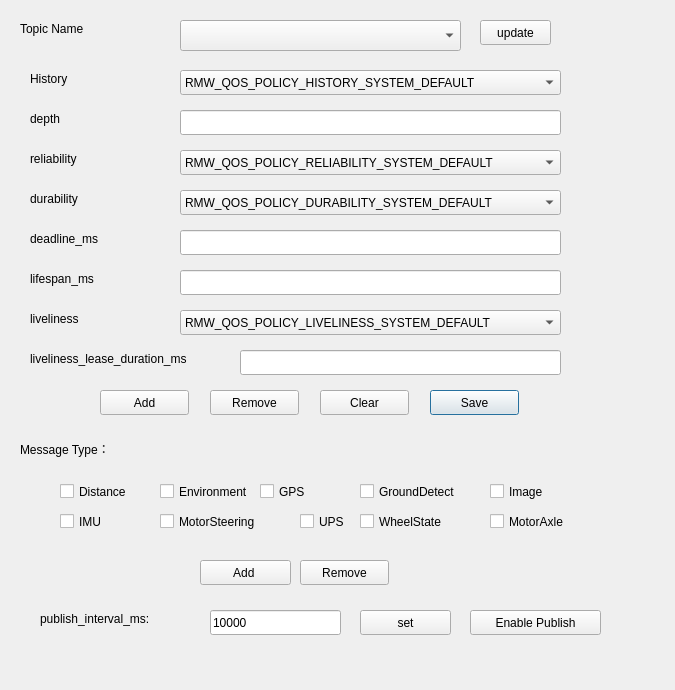
<?xml version="1.0" encoding="UTF-8"?>
<ui version="4.0">
 <class>QosDeviceDialog</class>
 <widget class="QDialog" name="QosDeviceDialog">
  <property name="geometry">
   <rect>
    <x>0</x>
    <y>0</y>
    <width>675</width>
    <height>690</height>
   </rect>
  </property>
  <property name="windowTitle">
   <string>Dialog</string>
  </property>
  <widget class="QComboBox" name="comboBox">
   <property name="geometry">
    <rect>
     <x>180</x>
     <y>20</y>
     <width>281</width>
     <height>31</height>
    </rect>
   </property>
  </widget>
  <widget class="QLabel" name="label">
   <property name="geometry">
    <rect>
     <x>20</x>
     <y>20</y>
     <width>101</width>
     <height>17</height>
    </rect>
   </property>
   <property name="text">
    <string>Topic Name</string>
   </property>
  </widget>
  <widget class="QLabel" name="label_2">
   <property name="geometry">
    <rect>
     <x>30</x>
     <y>70</y>
     <width>67</width>
     <height>17</height>
    </rect>
   </property>
   <property name="text">
    <string>History</string>
   </property>
  </widget>
  <widget class="QLabel" name="label_3">
   <property name="geometry">
    <rect>
     <x>30</x>
     <y>110</y>
     <width>67</width>
     <height>17</height>
    </rect>
   </property>
   <property name="text">
    <string>depth</string>
   </property>
  </widget>
  <widget class="QLabel" name="label_4">
   <property name="geometry">
    <rect>
     <x>30</x>
     <y>150</y>
     <width>67</width>
     <height>17</height>
    </rect>
   </property>
   <property name="text">
    <string>reliability</string>
   </property>
  </widget>
  <widget class="QLabel" name="label_5">
   <property name="geometry">
    <rect>
     <x>30</x>
     <y>190</y>
     <width>67</width>
     <height>17</height>
    </rect>
   </property>
   <property name="text">
    <string>durability</string>
   </property>
  </widget>
  <widget class="QLabel" name="label_6">
   <property name="geometry">
    <rect>
     <x>30</x>
     <y>230</y>
     <width>101</width>
     <height>17</height>
    </rect>
   </property>
   <property name="text">
    <string>deadline_ms</string>
   </property>
  </widget>
  <widget class="QLabel" name="label_7">
   <property name="geometry">
    <rect>
     <x>30</x>
     <y>270</y>
     <width>91</width>
     <height>17</height>
    </rect>
   </property>
   <property name="text">
    <string>lifespan_ms</string>
   </property>
  </widget>
  <widget class="QLabel" name="label_8">
   <property name="geometry">
    <rect>
     <x>30</x>
     <y>310</y>
     <width>81</width>
     <height>17</height>
    </rect>
   </property>
   <property name="text">
    <string>liveliness</string>
   </property>
  </widget>
  <widget class="QLabel" name="label_9">
   <property name="geometry">
    <rect>
     <x>30</x>
     <y>350</y>
     <width>211</width>
     <height>17</height>
    </rect>
   </property>
   <property name="text">
    <string>liveliness_lease_duration_ms</string>
   </property>
  </widget>
  <widget class="QPushButton" name="pushButton">
   <property name="geometry">
    <rect>
     <x>430</x>
     <y>390</y>
     <width>89</width>
     <height>25</height>
    </rect>
   </property>
   <property name="text">
    <string>Save</string>
   </property>
  </widget>
  <widget class="QComboBox" name="comboBox_2">
   <property name="geometry">
    <rect>
     <x>180</x>
     <y>70</y>
     <width>381</width>
     <height>25</height>
    </rect>
   </property>
   <item>
    <property name="text">
     <string>RMW_QOS_POLICY_HISTORY_SYSTEM_DEFAULT</string>
    </property>
   </item>
   <item>
    <property name="text">
     <string>RMW_QOS_POLICY_HISTORY_KEEP_LAST</string>
    </property>
   </item>
   <item>
    <property name="text">
     <string>RMW_QOS_POLICY_HISTORY_KEEP_ALL</string>
    </property>
   </item>
   <item>
    <property name="text">
     <string>RMW_QOS_POLICY_HISTORY_UNKNOWN</string>
    </property>
   </item>
  </widget>
  <widget class="QComboBox" name="comboBox_3">
   <property name="geometry">
    <rect>
     <x>180</x>
     <y>150</y>
     <width>381</width>
     <height>25</height>
    </rect>
   </property>
   <item>
    <property name="text">
     <string>RMW_QOS_POLICY_RELIABILITY_SYSTEM_DEFAULT</string>
    </property>
   </item>
   <item>
    <property name="text">
     <string>RMW_QOS_POLICY_RELIABILITY_RELIABLE</string>
    </property>
   </item>
   <item>
    <property name="text">
     <string>RMW_QOS_POLICY_RELIABILITY_BEST_EFFORT</string>
    </property>
   </item>
   <item>
    <property name="text">
     <string>RMW_QOS_POLICY_RELIABILITY_UNKNOWN</string>
    </property>
   </item>
  </widget>
  <widget class="QComboBox" name="comboBox_4">
   <property name="geometry">
    <rect>
     <x>180</x>
     <y>190</y>
     <width>381</width>
     <height>25</height>
    </rect>
   </property>
   <item>
    <property name="text">
     <string>RMW_QOS_POLICY_DURABILITY_SYSTEM_DEFAULT</string>
    </property>
   </item>
   <item>
    <property name="text">
     <string>RMW_QOS_POLICY_DURABILITY_TRANSIENT_LOCAL</string>
    </property>
   </item>
   <item>
    <property name="text">
     <string>RMW_QOS_POLICY_DURABILITY_VOLATILE</string>
    </property>
   </item>
   <item>
    <property name="text">
     <string>RMW_QOS_POLICY_DURABILITY_UNKNOWN</string>
    </property>
   </item>
  </widget>
  <widget class="QComboBox" name="comboBox_5">
   <property name="geometry">
    <rect>
     <x>180</x>
     <y>310</y>
     <width>381</width>
     <height>25</height>
    </rect>
   </property>
   <item>
    <property name="text">
     <string>RMW_QOS_POLICY_LIVELINESS_SYSTEM_DEFAULT</string>
    </property>
   </item>
   <item>
    <property name="text">
     <string>RMW_QOS_POLICY_LIVELINESS_AUTOMATIC</string>
    </property>
   </item>
   <item>
    <property name="text">
     <string>RMW_DECLARE_DEPRECATED(RMW_QOS_POLICY_LIVELINESS_MANUAL_BY_NODE,RMW_QOS_POLICY_LIVELINESS_MANUAL_BY_NODE_DEPRECATED_MSG)</string>
    </property>
   </item>
   <item>
    <property name="text">
     <string>RMW_QOS_POLICY_LIVELINESS_MANUAL_BY_TOPIC</string>
    </property>
   </item>
   <item>
    <property name="text">
     <string>RMW_QOS_POLICY_LIVELINESS_UNKNOWN</string>
    </property>
   </item>
  </widget>
  <widget class="QLineEdit" name="lineEdit">
   <property name="geometry">
    <rect>
     <x>180</x>
     <y>110</y>
     <width>381</width>
     <height>25</height>
    </rect>
   </property>
  </widget>
  <widget class="QLineEdit" name="lineEdit_2">
   <property name="geometry">
    <rect>
     <x>180</x>
     <y>230</y>
     <width>381</width>
     <height>25</height>
    </rect>
   </property>
  </widget>
  <widget class="QLineEdit" name="lineEdit_3">
   <property name="geometry">
    <rect>
     <x>180</x>
     <y>270</y>
     <width>381</width>
     <height>25</height>
    </rect>
   </property>
  </widget>
  <widget class="QLineEdit" name="lineEdit_4">
   <property name="geometry">
    <rect>
     <x>240</x>
     <y>350</y>
     <width>321</width>
     <height>25</height>
    </rect>
   </property>
  </widget>
  <widget class="QPushButton" name="pushButton_2">
   <property name="geometry">
    <rect>
     <x>100</x>
     <y>390</y>
     <width>89</width>
     <height>25</height>
    </rect>
   </property>
   <property name="text">
    <string>Add</string>
   </property>
  </widget>
  <widget class="QPushButton" name="pushButton_3">
   <property name="geometry">
    <rect>
     <x>210</x>
     <y>390</y>
     <width>89</width>
     <height>25</height>
    </rect>
   </property>
   <property name="text">
    <string>Remove</string>
   </property>
  </widget>
  <widget class="QPushButton" name="pushButton_4">
   <property name="geometry">
    <rect>
     <x>320</x>
     <y>390</y>
     <width>89</width>
     <height>25</height>
    </rect>
   </property>
   <property name="text">
    <string>Clear</string>
   </property>
  </widget>
  <widget class="QPushButton" name="pushButton_5">
   <property name="geometry">
    <rect>
     <x>480</x>
     <y>20</y>
     <width>71</width>
     <height>25</height>
    </rect>
   </property>
   <property name="text">
    <string>update</string>
   </property>
  </widget>
  <widget class="QLabel" name="label_10">
   <property name="geometry">
    <rect>
     <x>40</x>
     <y>610</y>
     <width>151</width>
     <height>17</height>
    </rect>
   </property>
   <property name="text">
    <string>publish_interval_ms:</string>
   </property>
  </widget>
  <widget class="QLineEdit" name="lineEdit_5">
   <property name="geometry">
    <rect>
     <x>210</x>
     <y>610</y>
     <width>131</width>
     <height>25</height>
    </rect>
   </property>
   <property name="text">
    <string>10000</string>
   </property>
  </widget>
  <widget class="QPushButton" name="pushButton_6">
   <property name="geometry">
    <rect>
     <x>470</x>
     <y>610</y>
     <width>131</width>
     <height>25</height>
    </rect>
   </property>
   <property name="text">
    <string>Enable Publish</string>
   </property>
  </widget>
  <widget class="QPushButton" name="pushButton_7">
   <property name="geometry">
    <rect>
     <x>360</x>
     <y>610</y>
     <width>91</width>
     <height>25</height>
    </rect>
   </property>
   <property name="text">
    <string>set</string>
   </property>
  </widget>
  <widget class="QLabel" name="label_11">
   <property name="geometry">
    <rect>
     <x>20</x>
     <y>440</y>
     <width>111</width>
     <height>17</height>
    </rect>
   </property>
   <property name="text">
    <string>Message Type：</string>
   </property>
  </widget>
  <widget class="QPushButton" name="pushButton_8">
   <property name="geometry">
    <rect>
     <x>200</x>
     <y>560</y>
     <width>91</width>
     <height>25</height>
    </rect>
   </property>
   <property name="text">
    <string>Add </string>
   </property>
  </widget>
  <widget class="QPushButton" name="pushButton_9">
   <property name="geometry">
    <rect>
     <x>300</x>
     <y>560</y>
     <width>89</width>
     <height>25</height>
    </rect>
   </property>
   <property name="text">
    <string>Remove</string>
   </property>
  </widget>
  <widget class="QCheckBox" name="checkBox">
   <property name="geometry">
    <rect>
     <x>60</x>
     <y>480</y>
     <width>92</width>
     <height>23</height>
    </rect>
   </property>
   <property name="text">
    <string>Distance</string>
   </property>
  </widget>
  <widget class="QCheckBox" name="checkBox_2">
   <property name="geometry">
    <rect>
     <x>160</x>
     <y>480</y>
     <width>92</width>
     <height>23</height>
    </rect>
   </property>
   <property name="text">
    <string>Environment</string>
   </property>
  </widget>
  <widget class="QCheckBox" name="checkBox_3">
   <property name="geometry">
    <rect>
     <x>260</x>
     <y>480</y>
     <width>92</width>
     <height>23</height>
    </rect>
   </property>
   <property name="text">
    <string>GPS</string>
   </property>
  </widget>
  <widget class="QCheckBox" name="checkBox_4">
   <property name="geometry">
    <rect>
     <x>360</x>
     <y>480</y>
     <width>121</width>
     <height>23</height>
    </rect>
   </property>
   <property name="text">
    <string>GroundDetect</string>
   </property>
  </widget>
  <widget class="QCheckBox" name="checkBox_5">
   <property name="geometry">
    <rect>
     <x>490</x>
     <y>480</y>
     <width>92</width>
     <height>23</height>
    </rect>
   </property>
   <property name="text">
    <string>Image</string>
   </property>
  </widget>
  <widget class="QCheckBox" name="checkBox_6">
   <property name="geometry">
    <rect>
     <x>60</x>
     <y>510</y>
     <width>92</width>
     <height>23</height>
    </rect>
   </property>
   <property name="text">
    <string>IMU</string>
   </property>
  </widget>
  <widget class="QCheckBox" name="checkBox_7">
   <property name="geometry">
    <rect>
     <x>160</x>
     <y>510</y>
     <width>121</width>
     <height>23</height>
    </rect>
   </property>
   <property name="text">
    <string>MotorSteering</string>
   </property>
  </widget>
  <widget class="QCheckBox" name="checkBox_8">
   <property name="geometry">
    <rect>
     <x>300</x>
     <y>510</y>
     <width>61</width>
     <height>23</height>
    </rect>
   </property>
   <property name="text">
    <string>UPS</string>
   </property>
  </widget>
  <widget class="QCheckBox" name="checkBox_9">
   <property name="geometry">
    <rect>
     <x>360</x>
     <y>510</y>
     <width>111</width>
     <height>23</height>
    </rect>
   </property>
   <property name="text">
    <string>WheelState</string>
   </property>
  </widget>
  <widget class="QCheckBox" name="checkBox_10">
   <property name="geometry">
    <rect>
     <x>490</x>
     <y>510</y>
     <width>92</width>
     <height>23</height>
    </rect>
   </property>
   <property name="text">
    <string>MotorAxle</string>
   </property>
  </widget>
 </widget>
 <resources/>
 <connections/>
</ui>
